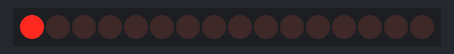
Bench run of a sketch on a simulated Arduino Uno, built with avr-gcc and run on an emulated ATmega328P. Parts: 16 shift-register outputs drawn as a row of LEDs (first output left, lit = HIGH). Wiring (inferred from the names in the program): 2 × shift register (74HC595): data pin 4; shift clock pin 2; latch pin 3. Wiring (inferred from the signals the program sends): row of LEDs: on Q0, Q1, Q2, Q3, Q4, Q5, Q6, Q7, Q8, Q9, Q10, Q11, Q12, Q13, Q14, Q15.

Above: at 0.05 s.
At 0.65 s:
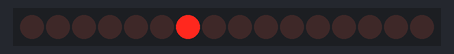
At 1.25 s:
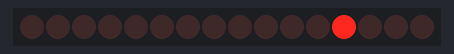
At 2.45 s:
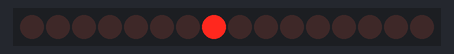
At 4.81 s:
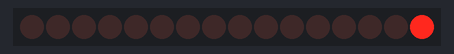
At 7.26 s:
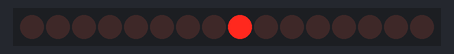
Timing chart, 0 to 7.6 s (numbered marks = the images above):
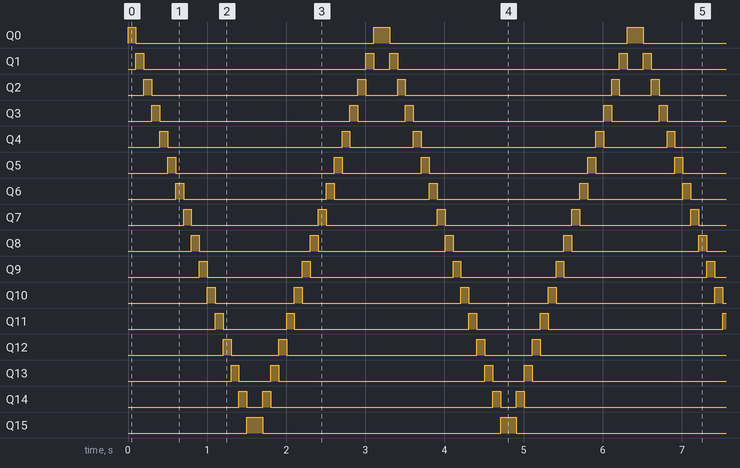

Measured:
- by itself, Q0: repeats every 3.2 s: LOW 3.0 s, HIGH 0.20 s
- by itself, Q1: repeats every 3.2 s: LOW 2.8 s, HIGH 0.10 s, LOW 0.20 s, HIGH 0.10 s
- by itself, Q2: repeats every 3.2 s: LOW 2.6 s, HIGH 0.10 s, LOW 0.40 s, HIGH 0.10 s
- by itself, Q3: repeats every 3.2 s: LOW 2.4 s, HIGH 0.10 s, LOW 0.60 s, HIGH 0.10 s
- by itself, Q4: repeats every 3.2 s: LOW 2.2 s, HIGH 0.10 s, LOW 0.80 s, HIGH 0.10 s
- by itself, Q5: repeats every 3.2 s: LOW 2.0 s, HIGH 0.10 s, LOW 1.0 s, HIGH 0.10 s
- by itself, Q6: repeats every 3.2 s: LOW 1.8 s, HIGH 0.10 s, LOW 1.2 s, HIGH 0.10 s
- by itself, Q7, Q8: alternates HIGH for 0.10 s and LOW for 1.5 s

The sketch:

ch03_running16leds.ino
```cpp
#define CLOCK_PIN 2 // 595 SHCP
#define LATCH_PIN 3 // 595 STCP
#define DATA_PIN 4 // 595 DS
#define LED_NUMBER 16

void setup() {
  pinMode(DATA_PIN, OUTPUT);
  pinMode(LATCH_PIN, OUTPUT);
  pinMode(CLOCK_PIN, OUTPUT);
}
void loop() {
  int i;
  unsigned int data;
  unsigned char highbyte;
  unsigned char lowbyte;
  for (i = 0; i < LED_NUMBER; i++) {
    digitalWrite(LATCH_PIN, LOW);
    data = 0;
    bitSet(data, i);
    highbyte = (data >> 8) & 0xFF;
    lowbyte = data & 0xFF;

    shiftOut(DATA_PIN, CLOCK_PIN, MSBFIRST, highbyte);
    shiftOut(DATA_PIN, CLOCK_PIN, MSBFIRST, lowbyte);
    digitalWrite(LATCH_PIN, HIGH);
    delay(100);
  }
  for (i = 0; i < LED_NUMBER; i++) {
    digitalWrite(LATCH_PIN, LOW);
    data = 0;
    bitSet(data, i);
    highbyte = (data >> 8) & 0xFF;
    lowbyte = data & 0xFF;

    shiftOut(DATA_PIN, CLOCK_PIN, LSBFIRST, lowbyte);
    shiftOut(DATA_PIN, CLOCK_PIN, LSBFIRST, highbyte);
    digitalWrite(LATCH_PIN, HIGH);
    delay(100);
  }
}
```
